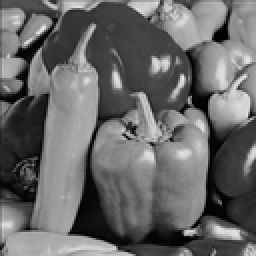
%> input picture new_QDMv2.0/Peppers.bmp, 128 x 128 px, shrunk from 512 x 512 before the run (shown 2 times larger)
$ octave main_version2_grey_test_noise.m   (GNU Octave 9; MATLAB toolbox functions it lacks are replaced by stand-ins)
%> lines starting %> are read from the running program, lines starting %| are printed output that depends on the picture; in (x1, y1, x2, y2) boxes, pixels count from 0 and x2, y2 are one past the last pixel; in counts of white or black regions, pixels touching at a corner belong together; the program's own positions count from 1
%> further down, img is the input picture: size 128x128 uint8; min 0, max 237, mean 104.3
### new_QDMv2.0/zernike_orderlist.m
% **********************************************************************
% PQ=zernike_orderlist(ORDER)
% PQ=zernike_orderlist(ORDER, WITHNEG)
%
% Create the moment indices (oder p and repetition) satisfying the
% necessary criteria (p-|q|=even, |q|<p) up to order p=ORDER.
%
% If WITHNEG is 1, then the basis functions with negative repetition are
% included.
%
% PQ is a matrix with 2 columns (p and q).
%
% Christian Wolf, http://liris.chrs.fr/christian.wolf
%
% Permission is granted for anyone to copy, use, modify, or distribute this
% program and accompanying programs and documents for any purpose, provided
% this copyright notice is retained and prominently displayed, along with
% a note saying that the original programs are available from my web page.
%
% The programs and documents are distributed without any warranty, express
% or implied.  As the programs were written for research purposes only, they
% have not been tested to the degree that would be advisable in any
% important application.
% All use of these programs is entirely at the user's own risk.
%
% **********************************************************************

% **********************************************************************
% Change log:
% 21.12.2009 cw: -Begin
% **********************************************************************

function PQ=zernike_orderlist(ORDER, WITHNEG)
%> called with ORDER = 31, WITHNEG = 1

    if nargin<2     %判断函数输入的变量个数，如果小于2，说明WITHNEG没有输入，就置零
        WITHNEG=0;
        fprintf('WITHENG')
    end

    PQ=[];
    if WITHNEG
        for p=0:ORDER
            for q=-p:p
                if mod(abs(p-abs(q)),2)==0
                    PQ = [ PQ ; p q ];
                end
            end
        end
    else
        for p=0:ORDER
            for q=0:p
                if mod(abs(p-q),2)==0
                    PQ = [ PQ ; p q ];
                end
            end
        end
    end

### new_QDMv2.0/zernike_V.m
function [V,PQ]=zernike_V(img, Order)
PQ = zernike_orderlist(Order,1);    %求出阶数n以及满足对应关系的m
img = double(img);
img_size = size(img);       %图像大小
%> img_size = [128 128]
xstep = 2/(img_size(1)-1);  %x方向上步长
%> xstep = 0.0157
ystep = 2/(img_size(2)-1);  %y方向上步长
%> ystep = 0.0157
[x,y] = meshgrid(-1:xstep:1,-1:ystep:1);%以图像中心为原点，每个坐标到图像中心的距离，（规划到单位圆以内）
circle1 = sqrt(x.^2 + y.^2);      %每个坐标到图像中心的距离，（规划到单位圆以内）
inside = find(circle1<=1.0001);    %inside是一个列向量，代表该图像中位于单位圆内的点
%> inside = 12660 values from 64 to 16321
mask = zeros(img_size);      %创建全零的mask矩阵，用来存放该图像中位于单位圆内的点
mask(inside) = ones(size(inside));  %单位圆内的坐标标记为1，否则标记为0
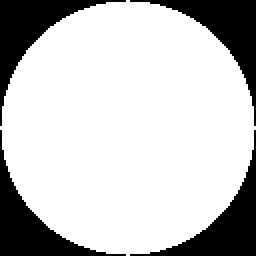
%> mask: size 128x128 double (shown 2 times larger); values 0 (black) and 1 (white), 77.3% white; 4 black regions, box (x1, y1, x2, y2) and area: (0, 0, 63, 63) 931, (65, 0, 128, 63) 931, (0, 65, 63, 128) 931, (65, 65, 128, 128) 931
Z=zeros(img_size);
Z(inside)=x(inside)+1i*y(inside);
p=abs(Z);
theta=angle(Z);

V=zeros(img_size(1),img_size(2),length(PQ));
%按照公式推导，先求R，再求V，最后求A
for k=1:length(PQ)
    n=PQ(k,1);
    m=PQ(k,2);
    a=(n-abs(m))/2;b=(n+abs(m))/2;
    R=zeros(img_size);
    for s=0:a
        num=power(-1,s).*factorial(n-s)*(p.^(n-2*s));
        den=factorial(s)*factorial(b-s)*factorial(a-s);
        R=R+(num/den);
    end
    phase=m*theta;
    R(mask==0)=0;
    phase(mask==0)=0;
    V(:,:,k)=(R.*exp(1i*phase));
end
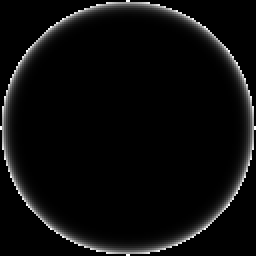
%> R: size 128x128 double (shown 2 times larger); min 0, max 1, mean 0.0464; drawn with min black and max white
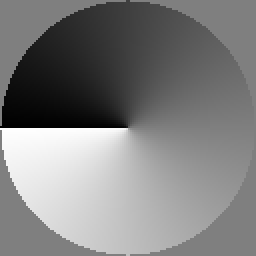
%> phase: size 128x128 double (shown 2 times larger); min -97.15, max 97.15, mean 0; drawn with min black and max white

### new_QDMv2.0/zernike_A.m
function [A]=zernike_A(img, V, PQ)
img = double(img);
img_size = size(img);       %图像大小
xstep = 2/(img_size(1)-1);  %x方向上步长
ystep = 2/(img_size(2)-1);  %y方向上步长
%按照公式推导，先求R，再求V，最后求A
A=zeros(1,length(PQ));
for k=1:length(PQ)
 n=PQ(k,1);
 A(k)=((n+1)/pi*sum(sum(xstep*ystep*img.*conj(V(:,:,k)))));  %conj计算复数共扼值
end


### new_QDMv2.0/water_quantizer_e.m
function [embed_q] = water_quantizer_e(A_enc_abs,flag,delta,Delta)
    M = length(flag);
    embed_q = zeros(M,1);
    L = sum(flag);
    k = 1;
    for i = 1:M
        embed_q(i) = A_enc_abs(i)*flag(i);
        if flag(i) == 1
            embed_q(i) = floor((embed_q(i)+delta(k))/Delta)*Delta+Delta/2-delta(k);
            k = k+1;
        end
    end
    if k ~= L+1
        fprintf("WRONG");
    end
end

### new_QDMv2.0/symmetri.m
function [w_v] = symmetri(w_v,PQ,flag)
    N = length(flag);
    for i = 1:N
        if flag(i) == 1
            n = PQ(i,1);
            m = PQ(i,2);
            index = PQ(:,1)==n & PQ(:,2)==-m;
            w_v(index) = conj(w_v(i));
        end
    end
end

### new_QDMv2.0/Sk_Gen.m
function [sk_a,sk_w] = Sk_Gen(G,PQ,flag,T,R)
    M = length(flag);
    L = sum(flag);
    sk_a = zeros(M*R,1);
    sk_w = zeros(L*R,1);
    T1 = floor(T/2);
    h = 1;
    k = 1;
    for i = 1:M

        if flag(i) == 1
            source = find(G(:,h)==1);
            ind = randperm(length(source));
            for j = 1:R
                sk_a((i-1)*R+j) = source(ind(j));
%                 sk_a((Ain-1)*R+j) = source(ind(j));
                sk_w((k-1)*R+j) = source(ind(j));
            end
            if k < L
                k = k + 1;
                if h < L
                    h = h + 1;
                else
                    h = ceil(rand()*L);
                    fprintf("jkjfskjfskg\n");
                end
            end
        else
            sk_a((i-1)*R+1:i*R) = randperm(T1,R);

        end
        Ain = find(PQ(:,1)==PQ(i,1)&PQ(:,2)==(-PQ(i,2)));
        for j = 1:R
            sk_a((Ain-1)*R+j) = sk_a((i-1)*R+j);
        end
%         fprintf("Ain:%d n:%d m:%d -m:%d sk_a:%d\n",Ain,PQ(i,1),PQ(i,2),-PQ(i,2),sk_a((i-1)*R+1)+sk_a((i-1)*R+2)+sk_a((i-1)*R+3));
    end
end

### new_QDMv2.0/filter_img.m
function [result_img] = filter_img(img)

% 获取图像的尺寸
[rows, columns] = size(img);

% 创建一个副本来存储结果
result_img = img;

% 遍历每个像素点，从第2列开始，因为第1列没有左侧像素点
for row = 1:rows
    for col = 2:columns
        % 计算当前像素与左侧像素的差值
        diff = double(result_img(row, col)) - double(result_img(row, col - 1));

        % 根据差值调整当前像素值
        if diff > 240
            result_img(row, col) = 0;
        elseif diff < -240
            result_img(row, col) = 255;
        end
    end
end

end

### new_QDMv2.0/Bm_Gen1.m
function [Bm] = Bm_Gen1(L,T,R,sk_a, flag)
    Bm = zeros(L,T);
    M = length(flag);
    k = 1;
    for i = 1:M
        if flag(i)==1
            for j = 1:R
                Bm(k,sk_a((i-1)*R+j)) = 1;
            end
            k = k + 1;
        end
    end
    if k == L+1
        fprintf("correct!\n");
    else
        fprintf("incorrect!k=%d\n",k);
    end
    Bm = sparse(Bm);
 end

### new_QDMv2.0/detection_my2.m
function [arbitration, BER] = detection_my2(Bm,G,w_vec,b_k,Delta,delta,flag)
    M = length(flag);
    L = sum(flag);
    wp = zeros(L,1);
    k = 1;
    for i = 1:M
        if flag(i) == 1
            wp(k) = w_vec(i);
            k = k + 1;
        end
    end
    wp_q = floor((wp+delta)/Delta)*Delta-delta;
       e = wp - wp_q;
    b_arb = zeros(length(b_k),1);
    for i = 1:length(b_k)
        if e(i)>=Delta/2
            b_arb(i) = 1;
        elseif e(i)<Delta/2
            b_arb(i) = 0;
        end
    end

% [6 lines of commented-out code are left out]

    s = 0;
    for i = 1:length(b_k)
        if b_arb(i) == b_k(i)
            s = s + 1;
        end
    end

    BER = (1-s/length(b_k))*100;
%     fprintf("BER: %.1f%%\n",(BER)*100);

    if s == length(b_k)
        arbitration = 1;
    else
        arbitration = 0;
    end
end

### new_QDMv2.0/ELUT_Gen.m
function [ ELUT ] = ELUT_Gen( sigma_E, T )


%mu_E = round(sigma_E * rand(T, 1) + sigma_E);
ELUT = round(sigma_E .* randn(T, 1));

end

### new_QDMv2.0/main_version2_grey_test_noise.m
clc;
clear;
tic;
order = 31;
T_multiply = 1000;
sigma_E = 10^5;
T = 1000;
R = 3;
L = 30; % 水印长度
Delta = 20;
ro_angle = 0;
% img_resize = 0.5;
q = 20;
% dbw_noise = 4; %the variance of the noise

T1 = floor(T/2);
T2 = T-T1;

img = imread("Peppers.bmp");
% 若是彩色图像则转为灰度图像
if length(size(img)) == 3
    img = rgb2gray(img);
end
% uint8->double
img = double(img);
% 展示图像
figure;imshow(uint8(img));

%zernike正变换，得到Anm, Vnm
[V,PQ]=zernike_V(img, order);
%> PQ = 528 rows, first 12: [0 0; 1 -1; 1 1; 2 -2; 2 0; 2 2; 3 -3; 3 -1; 3 1; 3 3; 4 -4; 4 -2]
[A]=zernike_A(img, V, PQ);
%> the loop in zernike_A, `for k=1:length(PQ)` made 528 passes
%> n on passes 1 to 3: 0, 1, 1
img_size = size(img);        %图像大小
%> img_size = [128 128]

% 选取低阶zernike系数嵌入水印
in = find(PQ(:,2)>5 & PQ(:,2)>0 & mod(PQ(:,2),4)~=0);
%> in = 140 values from 28 to 528
if length(in) < L
    fprintf("wrong:length(in) < water_length\n");
end

% 标记高阶和低阶系数的下标
flag = zeros(1,length(PQ));   % flag: 1×len(PQ)
flag(in(1:L)) = 1;

% 计算除去order内像素的图像
img_else = img;
for k = 1:L
    A_enc_complex=A(in(k));
    Ain=find(abs(A)==abs(A_enc_complex));
    img_else=img_else-(A(in(k))*V(:,:,in(k))+conj(A(in(k)))*V(:,:,Ain(1)));
end
%> this loop made 30 passes
%> Ain on passes 1 to 12: [22 28], [29 36], [38 44], [47 54], [46 55], [58 64], [56 66], [69 76], [68 77], [67 78], [82 88], [80 90]
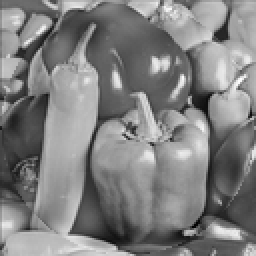
%> img_else: size 128x128 double (shown 2 times larger); min -40.52, max 246.7, mean 104.3; drawn with min black and max white

A_enc_abs = abs(T_multiply*A/A(1));
%> A_enc_abs = 528 values, max 1000 at index 1, min 2.64 at index 234, mean 62.15

% delta = zeros(L,1);
delta = round(Delta*rand(L,1)) - Delta/2;
embed_q = water_quantizer_e(A_enc_abs,flag,delta,Delta);
%> in water_quantizer_e, `M = length(flag);`: M = 528
%> in water_quantizer_e, `L = sum(flag);`: L = 30
%> after the loop in water_quantizer_e, `for i = 1:M`: embed_q = 528 values, max 146 at index 136, min 0 at index 1, mean 4.23; k = 31
embed_q = symmetri(embed_q,PQ,flag);
%> in symmetri, `N = length(flag);`: N = 528
%> the loop in symmetri, `for i = 1:N` made 528 passes
%> (n, m) on passes 28, 36, 44, 54, 55: (6, 6), (7, 7), (8, 6), (9, 7), (9, 9)
%> after the loop in symmetri, `for i = 1:N`: index = 528 logical values, 1 true; m = 11; n = 17; w_v = 528 values, max 146 at index 121, min 0 at index 1, mean 8.46
%> embed_q has the same summary as w_v in symmetri

quan_img = img_else;
M = length(PQ);
%> M = 528
for i = 1:M
    quan_img = quan_img + embed_q(i)/A_enc_abs(i)*A(i)*V(:,:,i);
end

% 生成加密查找表
ELUT = ELUT_Gen(sigma_E,T);
G_zero = 1;
% G
while isempty(G_zero) == 0
    %G：T×L
    G = zeros(T,L);
    for i=T1+1:T
        j=randi([1,L]);
        G(i,j)=1;
    end
    sum_G =sum(G);
    G_zero = find(sum_G<R);
end

% 生成密钥
[sk_a,sk_w] = Sk_Gen(G,PQ,flag,T,R);
%> the loop in Sk_Gen, `for i = 1:M` made 528 passes
%> (source, Ain) on pass 44: ([512; 600; 723; 735; 759; 868; 900; 947], 38)
%> Ain on passes 1 to 6: 1, 3, 2, 6, 5, 4
%> after the loop in Sk_Gen, `for i = 1:M`: h = 30; ind = [11 12 5 8 9 3 10 7 13 14 2 6 1 4]; k = 30; sk_a = 1584 values, max 998 at index 330, min 1 at index 594, mean 306.1; sk_w = 90 values, max 998 at index 51, min 505 at index 75, mean 741.6; source = [533; 638; 657; 676; 680; 751; 819; 850; 866; 899; 960; 970; 982; 996]

% 图像加密
M = length(PQ);

c_img = quan_img;
pad_e =zeros(M,1);
for i = 1:M
    for j = 1:R
        pad_e(i) = pad_e(i) + ELUT(sk_a((i-1)*R+j));
    end
    c_img = c_img + pad_e(i)/A_enc_abs(i)*A(i)*V(:,:,i);
end
%> after the loop, pad_e = 528 values, max 501987 at index 96, min -459422 at index 160, mean 4872.2

xstep = 2/(img_size(1)-1);
%> xstep = 0.0157
ystep = 2/(img_size(2)-1);
%> ystep = 0.0157
[x,y] = meshgrid(-1:xstep:1,-1:ystep:1);
circle1 = sqrt(x.^2+y.^2);
inside = find(circle1<1.0001);
%> inside = 12660 values from 64 to 16321
outside = find(circle1>=1.0001);
outside_len = length(outside);
% 内切圆外像素加密（流密码加密）
key = rng;
text = randi([0,255],outside_len,1);
% cipher = zeros(outside_len,1);
cipher = c_img;
for i = 1:outside_len
    cipher(outside(i)) = bitxor(cipher(outside(i)),text(i));
end

[A_w]=zernike_A(cipher, V, PQ);
%> the loop in zernike_A (call 2), `for k=1:length(PQ)` made 528 passes
A_w_abs = abs(T_multiply*A_w/A_w(1));
%> A_w_abs = 528 values, max 6015.1 at index 377, min 52.37 at index 341, mean 1812

cipher1 = uint8(mod(round(real(cipher)),256));
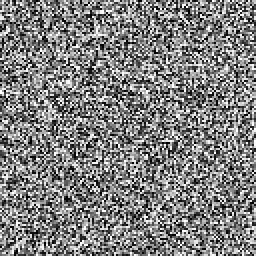
%> cipher1: size 128x128 uint8 (shown 2 times larger); min 0, max 255, mean 127.8
% cipher1 = round(real(cipher));
figure;imshow(cipher1);


% 设置要嵌入的水印信息
b_k = randi([0,1],L,1);
m_k = 2*b_k-1;
W =  floor(Delta/4) * (m_k);
% 生成水印查找表
WLUT = floor(Delta/(4*R)) * G * (m_k);
% 生成解密查找表
DLUT = -ELUT + WLUT;

% 图像解密
% w_img = cipher;
w_img = double(cipher1);
pad_d = zeros(M,1);
for i = 1:M
    for j = 1:R
        pad_d(i) = pad_d(i) + DLUT(sk_a((i-1)*R+j));
    end
    w_img = w_img + pad_d(i)*A(i)/A_enc_abs(i)*V(:,:,i);
end
%> this loop made 528 passes
%> pass 3, `w_img = w_img + pad_d(i)*A(i)/A_enc_abs(i)*V(:,:,i);`:
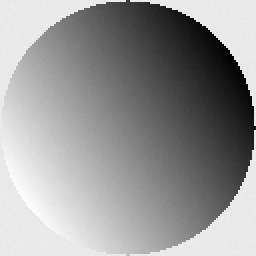
%> w_img: size 128x128 double (shown 2 times larger); min -18022.3, max 1775.5, mean -6264.4; drawn with min black and max white
%> after the loop, pad_d = 528 values, max 459422 at index 160, min -501987 at index 96, mean -4872.1

% 内切圆外像素解密（流密码解密）
rng(key);
text2 = randi([0,255],outside_len,1);
decryption = w_img;
for i = 1:outside_len
    decryption(outside(i)) = bitxor(decryption(outside(i)),text2(i));
end

Img_w = uint8(mod(round(real(decryption)),256));
figure;imshow(Img_w);

% 滤波
Img_w = filter_img(Img_w);
%> after the loop in filter_img, `for row = 1:rows`:
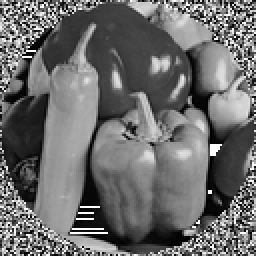
%> result_img: size 128x128 uint8 (shown 2 times larger); min 0, max 255, mean 108.2
% filtered_image = Img_w;

figure;imshow(Img_w);
% peak_snr_wn = psnr(Img_w, uint8(img));
peak_snr_wn = psnr(Img_w, uint8(img));
%> peak_snr_wn = 14.38

% ------------------------------------------------- %
% 提取水印信息
% ------------------------------------------------- %
% Bm1 = Bm_Gen(L,T,R,sk_w);
Bm = Bm_Gen1(L,T,R,sk_a,flag);
%> after the loop in Bm_Gen1, `for i = 1:M`: k = 31
img_w = double(Img_w);
[w_A] = zernike_A(img_w, V, PQ);
w_A_abs = abs(T_multiply*w_A/w_A(1));
%> w_A_abs = 528 values, max 1000 at index 1, min 4.62 at index 113, mean 60.18
[arbitration] = detection_my2(Bm,G,w_A_abs,b_k,Delta,delta,flag);
%> after the loop in detection_my2, `for i = 1:M`: k = 31; wp = 30 values, max 124.6 at index 24, min 10.5 at index 25, mean 64.41
%> in detection_my2, `wp_q = floor((wp+delta)/Delta)*Delta-delta;`: wp_q = 30 values, max 116 at index 24, min 1 at index 25, mean 53.77
%> in detection_my2, `e = wp - wp_q;`: e = 30 values, max 19.56 at index 11, min 0.192 at index 19, mean 10.64
%> after the loop in detection_my2, `for i = 1:length(b_k)`: b_arb = 30 values, max 1 at index 1, min 0 at index 3, mean 0.533
%> after the loop in detection_my2, `for i = 1:length(b_k)`: s = 22
%> in detection_my2, `BER = (1-s/length(b_k))*100;`: BER = 26.67
%> arbitration = 0
%[arbitration] = detection_my1(Bm,G,w_A_abs,b_k,Delta,delta,flag);
if arbitration == 1
    disp("图像水印提取成功")
else
    disp("图像水印提取失败")
end

% 加噪声
img_w = double(Img_w);
dbw_noise = 0;
for i = 1:10
    fprintf("dbw_noise:%d\n",dbw_noise);
    img_noise = awgn(img_w, -dbw_noise); % generate Gaussian noise
    figure;imshow(uint8(img_noise));
    [A_noise]=zernike_A(img_noise, V, PQ);
    A_noise_abs = abs(T_multiply*A_noise/A_noise(1));
    [arbitration_noise] = detection_my2(Bm,G,A_noise_abs,b_k,Delta,delta,flag);
    if arbitration_noise == 1
        disp("图像加噪声后水印提取成功")
    else
        disp("图像加噪声后水印提取失败")
    end
    dbw_noise = dbw_noise + 4;
end
%> after the loop, dbw_noise = 40

$ run again, with new_QDMv2.0/05.boat.bmp copied over new_QDMv2.0/Peppers.bmp
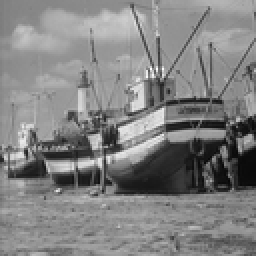
%> input picture new_QDMv2.0/05.boat.bmp, 128 x 128 px, shrunk from 512 x 512 before the run (shown 2 times larger)
%> img is the input picture: size 128x128 uint8; min 7, max 255, mean 129.7
%> img: size 128x128 double
%> mask: size 128x128 double; values 0 (black) and 1 (white), 77.3% white; 4 black regions, box (x1, y1, x2, y2) and area: (0, 0, 63, 63) 931, (65, 0, 128, 63) 931, (0, 65, 63, 128) 931, (65, 65, 128, 128) 931
%> PQ = 528 rows, first 12: [0 0; 1 -1; 1 1; 2 -2; 2 0; 2 2; 3 -3; 3 -1; 3 1; 3 3; 4 -4; 4 -2]
%> the loop in zernike_A, `for k=1:length(PQ)` made 528 passes
%> n on passes 1 to 3: 0, 1, 1
%> in = 140 values from 28 to 528
%> the loop `for k = 1:L` made 30 passes
%> Ain on passes 1 to 8: [22 28], [29 36], [38 44], [47 54], [46 55], [58 64], [56 66], [69 76]
%> after the loop `for k = 1:L`:
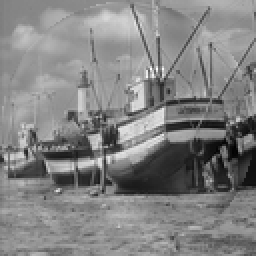
%> img_else: size 128x128 double (shown 2 times larger); min -7.33, max 259.7, mean 129.7; drawn with min black and max white
%> A_enc_abs = 528 values, max 1000 at index 1, min 1.56 at index 509, mean 39.34
%> in water_quantizer_e, `M = length(flag);`: M = 528
%> in water_quantizer_e, `L = sum(flag);`: L = 30
%> after the loop in water_quantizer_e, `for i = 1:M`: embed_q = 528 values, max 58 at index 150, min 0 at index 1, mean 1.65; k = 31
%> N = 528
%> the loop in symmetri, `for i = 1:N` made 528 passes
%> (n, m) on passes 28, 36, 44, 54, 55: (6, 6), (7, 7), (8, 6), (9, 7), (9, 9)
%> after the loop in symmetri, `for i = 1:N`: index = 528 logical values, 1 true; m = 11; n = 17; w_v = 528 values, max 58 at index 140, min 0 at index 1, mean 3.31
%> `embed_q = symmetri(embed_q,PQ,flag);`: embed_q has the same summary as w_v in symmetri
%> the loop in Sk_Gen, `for i = 1:M` made 528 passes
%> (source, Ain) on pass 44: ([512; 600; 723; 735; 759; 868; 900; 947], 38)
%> after the loop in Sk_Gen, `for i = 1:M`: h = 30; ind = [11 12 5 8 9 3 10 7 13 14 2 6 1 4]; k = 30; sk_a = 1584 values, max 998 at index 330, min 1 at index 594, mean 306.1; sk_w = 90 values, max 998 at index 51, min 505 at index 75, mean 741.6; source = [533; 638; 657; 676; 680; 751; 819; 850; 866; 899; 960; 970; 982; 996]
%> after the loop `for i = 1:M`: pad_e = 528 values, max 501987 at index 96, min -459422 at index 160, mean 4872.2
%> the loop in zernike_A (call 2), `for k=1:length(PQ)` made 528 passes
%> A_w_abs = 528 values, max 6033.5 at index 96, min 55.45 at index 265, mean 1887.4
%> after the loop `for i = 1:M`: pad_d = 528 values, max 459422 at index 160, min -501987 at index 96, mean -4872.1
%> `Img_w = uint8(mod(round(real(decryption)),256));`:
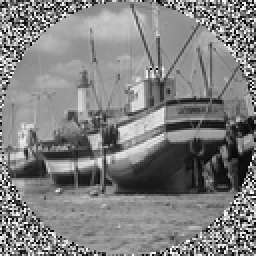
%> Img_w: size 128x128 uint8 (shown 2 times larger); min 0, max 255, mean 127.8
%> peak_snr_wn = 16.6
%> after the loop in Bm_Gen1, `for i = 1:M`: k = 31
%> w_A_abs = 528 values, max 1000 at index 1, min 0.79 at index 509, mean 39.3
%> after the loop in detection_my2, `for i = 1:M`: k = 31; wp = 30 values, max 58.01 at index 16, min 1.11 at index 7, mean 29.47
%> wp_q = 30 values, max 48 at index 26, min -6 at index 7, mean 19.1
%> e = 30 values, max 14.61 at index 11, min 6.67 at index 26, mean 10.37
%> after the loop in detection_my2, `for i = 1:length(b_k)`: b_arb = 30 values, max 1 at index 1, min 0 at index 3, mean 0.533
%> after the loop in detection_my2, `for i = 1:length(b_k)`: s = 30
%> BER = 0
%> arbitration = 1
%> the loop `for i = 1:10` made 10 passes
%> after the loop `for i = 1:10`: dbw_noise = 40
